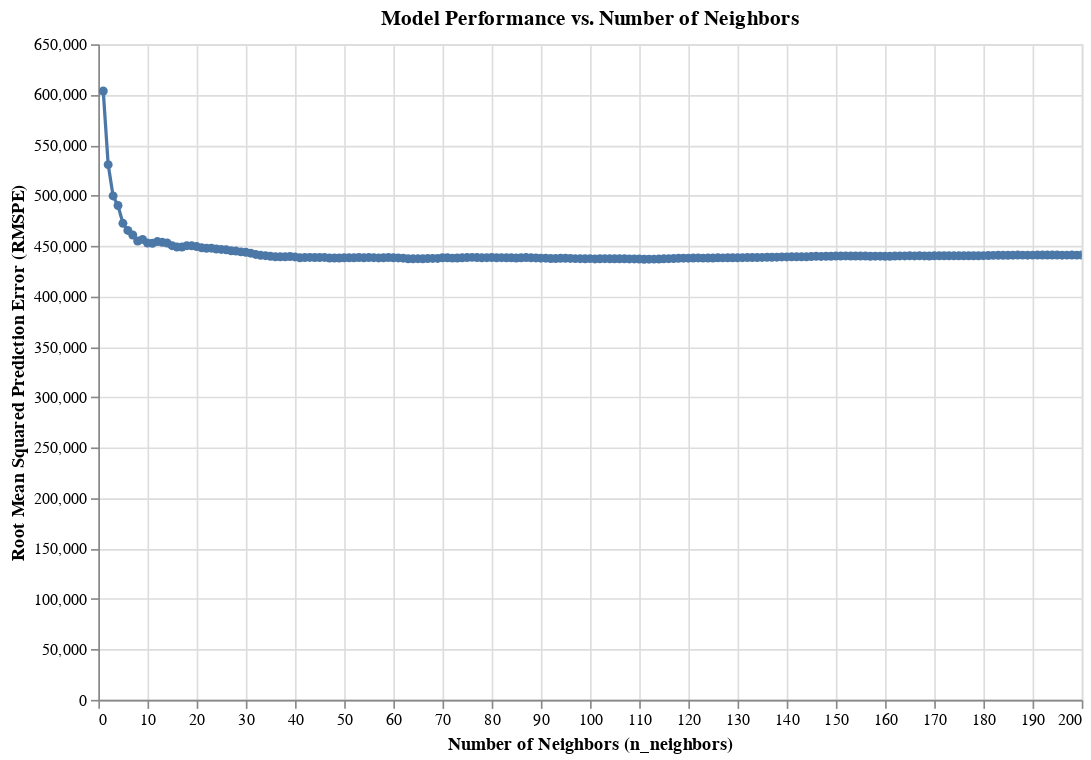

Notebook code for this chart:
### Markdown cell above
To provide a clear visual representation of how the number of neighbors affects the K-Nearest Neighbors regression model's accuracy, we plotted the Root Mean Squared Prediction Error (RMSPE) against varying values of `n_neighbors`. This graph is instrumental in identifying the optimal balance between model complexity and predictive performance.

### Code cell
# Convert mean_test_score to positive values for the demonstration
home_results['mean_test_score'] = home_results['mean_test_score'].abs()

# Altair plot
chart = alt.Chart(home_results).mark_line(point=True).encode(
    x=alt.X('param_kneighborsregressor__n_neighbors:Q', title='Number of Neighbors (n_neighbors)'),
    y=alt.Y('mean_test_score:Q', title='Root Mean Squared Prediction Error (RMSPE)'),
    tooltip=['param_kneighborsregressor__n_neighbors', 'mean_test_score']
).properties(
    title='Model Performance vs. Number of Neighbors',
    width=600,
    height=400
).interactive()

chart

### Figure 1 — Vega-Lite specification as saved in the notebook (floating-point values rounded to 4 significant figures; data arrays with more than 128 entries replaced by an {"elided": "..."} marker saying what was removed)
{"config": {"view": {"continuousWidth": 300, "continuousHeight": 300}}, "data": {"name": "data-dbf423792a0a3f74455a9301edbb827b"}, "mark": {"type": "line", "point": true}, "encoding": {"tooltip": [{"field": "param_kneighborsregressor__n_neighbors", "type": "quantitative"}, {"field": "mean_test_score", "type": "quantitative"}], "x": {"field": "param_kneighborsregressor__n_neighbors", "title": "Number of Neighbors (n_neighbors)", "type": "quantitative"}, "y": {"field": "mean_test_score", "title": "Root Mean Squared Prediction Error (RMSPE)", "type": "quantitative"}}, "height": 400, "params": [{"name": "param_4", "select": {"type": "interval", "encodings": ["x", "y"]}, "bind": "scales"}], "title": "Model Performance vs. Number of Neighbors", "width": 600, "$schema": "https://vega.github.io/schema/vega-lite/v5.8.0.json", "datasets": {"data-dbf423792a0a3f74455a9301edbb827b": {"elided": "200 records"}}}
